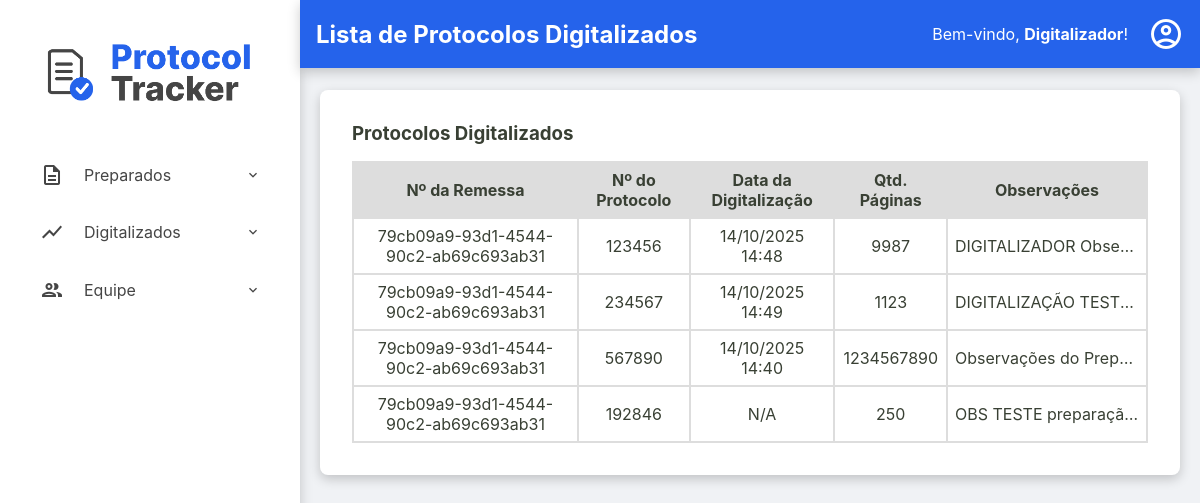
/digitalizadores/digitalizados (signed in), run on an earlier commit of the app's database.
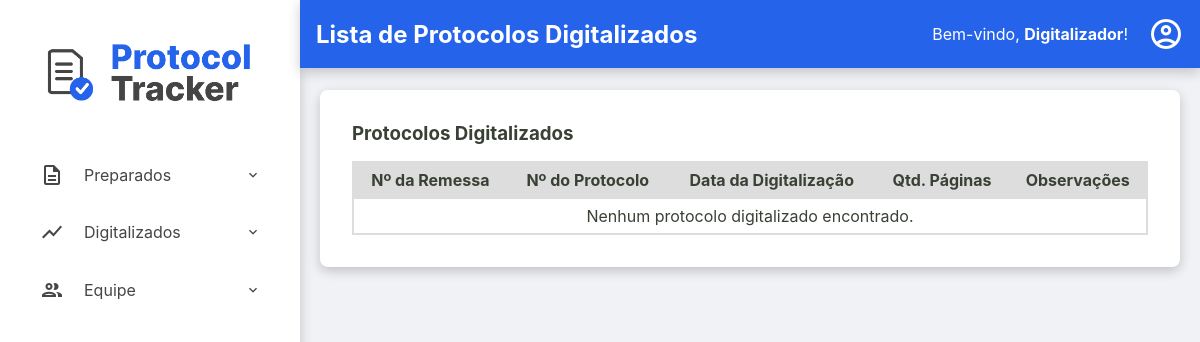
And on a later commit of the database.
### tables this page shows
CREATE TABLE protocolos (
    id TEXT PRIMARY KEY,
    id_remessa TEXT NOT NULL,
    numero_protocolo TEXT NOT NULL UNIQUE,
    data_preparacao TEXT NULL,
    id_preparador INTEGER NULL,
    data_digitalizacao TEXT NULL,
    id_digitalizador INTEGER NULL,
    status TEXT NOT NULL DEFAULT 'RECEBIDO',
    quantidade_paginas INTEGER NULL CHECK (quantidade_paginas >= 0),
    observacoes TEXT NULL,
    FOREIGN KEY (id_remessa) REFERENCES remessas (id),
    FOREIGN KEY (id_preparador) REFERENCES usuarios (id),
    FOREIGN KEY (id_digitalizador) REFERENCES usuarios (id)
  );

### src/Controller/ProtocoloController.php (called while the page is built, shortened)
<?php
class ProtocoloController
{
    public function digitalizadores_listaDigitalizados()
    {
        try {
            $listaProtocolosDigitalizados = $this->protocoloRepository->findByStatus('DIGITALIZADO');
            require __DIR__ . '/../../templates/digitalizadores/digitalizados.php';
        } catch (Exception $e) {
            $this->home($e->getMessage());
        }
    }
}

### src/Repository/ProtocoloRepository.php (called while the page is built, shortened)
<?php
class ProtocoloRepository implements ProtocoloRepositoryInterface
{
    private PDO $connection;
    public function __construct(PDO $connection)
    {
        $this->connection = $connection;
    }
    public function findByStatus(string $status): array
    {
        $sqlQuery = "SELECT * FROM protocolos WHERE status = :status;";
        $stmt = $this->connection->prepare($sqlQuery);
        $stmt->bindValue(':status', $status);
        $stmt->execute();
        return $this->hidrataLista($stmt);
    }
    private function hidrataLista(PDOStatement $stmt): array
    {
        $listaDeProtocolos = [];
        while($dadosProtocolo = $stmt->fetch()){
            $listaDeProtocolos[] = Protocolo::fromArray($dadosProtocolo);
        }
        return $listaDeProtocolos;
    }
}

### src/Model/Protocolo.php (called while the page is built, shortened)
<?php
class Protocolo {
    public function getIdRemessa(): string { return $this->id_remessa; }
    public function getNumeroProtocolo(): string { return $this->numero_protocolo; }
    public function getDataDigitalizacao(): ?DateTimeImmutable { return $this->data_digitalizacao; }
    public function getQuantidadePaginas(): ?int { return $this->quantidade_paginas; }
    public function getObservacoes(): ?string { return $this->observacoes; }
    public static function fromArray(array $array): self
    {
        try {
            $data_preparacao = isset($array['data_preparacao']) ? new DateTimeImmutable($array['data_preparacao']) :  null;
            $data_digitalizacao = isset($array['data_digitalizacao']) ? new DateTimeImmutable($array['data_digitalizacao']) :  null;
        } catch (Exception $e) {
            throw new Exception("Falha ao criar data");
        }
        return new self(
            $array['id'],
            $array['id_remessa'],
            $array['numero_protocolo'],
            $data_preparacao,
            isset($array['id_preparador']) ? (int) $array['id_preparador'] : null,
            $data_digitalizacao,
            isset($array['id_digitalizador']) ? (int) $array['id_digitalizador'] : null,
            $array['status'],
            isset($array['quantidade_paginas']) ? (int) $array['quantidade_paginas'] : null,
            $array['observacoes'] ?? null,
        );
    }
}

### templates/digitalizadores/digitalizados.php (the view, shortened to what this page needs)
<?php require __DIR__ . '/../components/_header.php'; ?>
<div class="listagem-container">
    <h3>Protocolos Digitalizados</h3>
    <table id="tabela-digitalizados" class="protocolos-table datatable-js">
        <thead>
            <tr>
                <th>Nº da Remessa</th>
                <th>Nº do Protocolo</th>
                <th>Data da Digitalização</th>
                <th>Qtd. Páginas</th>
                <th>Observações</th>
            </tr>
        </thead>
        <tbody>
            <?php if (empty($listaProtocolosDigitalizados)): ?>
                <tr>
                    <td colspan="5" class="nenhum-resultado">Nenhum protocolo digitalizado encontrado.</td>
                </tr>
            <?php endif; ?>
            <?php foreach ($listaProtocolosDigitalizados as $protocolo): ?>
                <tr>
                    <td>
                        <?php
                            echo htmlspecialchars($protocolo->getIdRemessa());
                        ?>
                    </td>
                    <td><?= htmlspecialchars($protocolo->getNumeroProtocolo()) ?></td>
                    <td><?= $protocolo->getDataDigitalizacao() ? $protocolo->getDataDigitalizacao()->format('d/m/Y H:i') : 'N/A' ?></td>
                    <td><?= htmlspecialchars($protocolo->getQuantidadePaginas() ?? 'N/A') ?></td>
                    <td class="coluna-observacoes" title="<?= htmlspecialchars($protocolo->getObservacoes() ?? '') ?>">
                        <?= htmlspecialchars($protocolo->getObservacoes() ?? 'N/A') ?>
                    </td>
                </tr>
            <?php endforeach; ?>
        </tbody>
    </table>
</div>
<?php require __DIR__ . '/../components/_footer.php'; ?>

What changed in the data, as far as the page shows it:
no longer on this page (row edited): protocolos: id_remessa "79cb09a9-93d1-4544-90c2-ab69c693ab31", numero_protocolo "123456", format "14/10/2025 14:48", quantidade_paginas "9987", observacoes "DIGITALIZADOR Obse…"
no longer on this page (row edited): protocolos: id_remessa "79cb09a9-93d1-4544-90c2-ab69c693ab31", numero_protocolo "234567", format "14/10/2025 14:49", quantidade_paginas "1123", observacoes "DIGITALIZAÇÃO TEST…"
no longer on this page (row edited): protocolos: id_remessa "79cb09a9-93d1-4544-90c2-ab69c693ab31", numero_protocolo "567890", format "14/10/2025 14:40", quantidade_paginas "1234567890", observacoes "Observações do Prep…"
no longer on this page (row edited): protocolos: id_remessa "79cb09a9-93d1-4544-90c2-ab69c693ab31", numero_protocolo "192846", shows "N/A", quantidade_paginas "250", observacoes "OBS TESTE preparaçã…"
Also different on the page:
text now shown: "Nenhum protocolo digitalizado encontrado."
